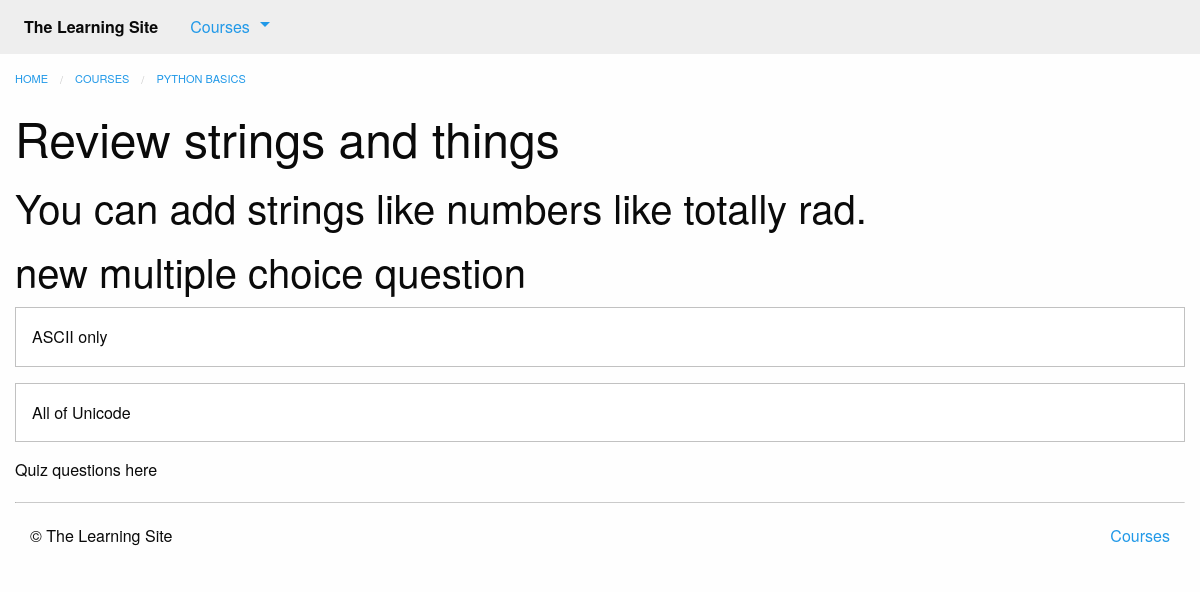
Page /courses/1/q2/ on the earlier database version.
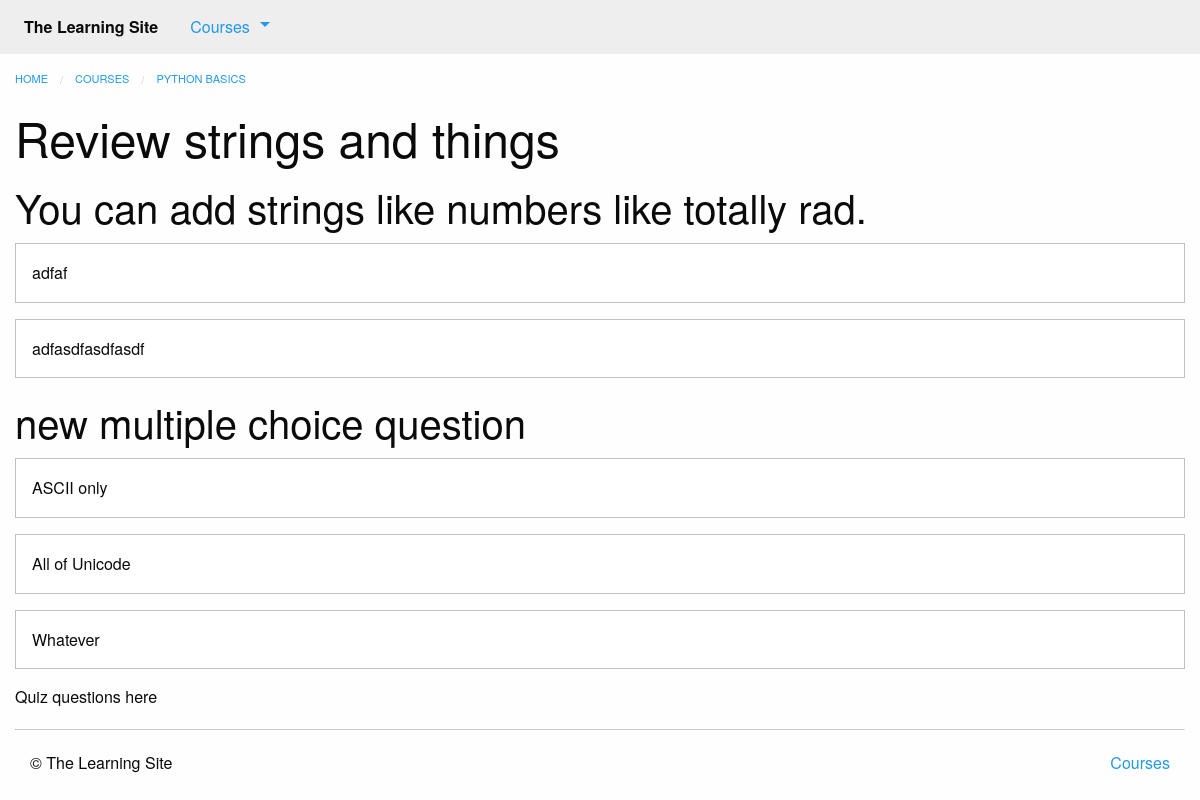
Same page on the later database version.
### courses/models.py (models this page shows, shortened)
class Question(models.Model):
    quiz = models.ForeignKey(Quiz)
    order = models.IntegerField(default=0)
    prompt = models.TextField()
    class Meta:
        ordering = ['order',]

class Answer(models.Model):
    question = models.ForeignKey(Question)
    order = models.IntegerField(default=0)
    text = models.CharField(max_length=255)
    correct = models.BooleanField(default=False)
    class Meta:
        ordering = ['order',]

### courses/views.py (the view)
# urls.py: url(r'(?P<course_pk>\d+)/q(?P<step_pk>\d+)/$', views.quiz_detail,
def quiz_detail(request, course_pk, step_pk):
    step = get_object_or_404(models.Quiz, course_id=course_pk, pk=step_pk)
    return render(request, 'courses/quiz_detail.html', {'step': step})

### courses/templatetags/course_extras.py (called while the page is built)
@register.inclusion_tag('courses/course_nav.html')
def nav_courses_list():
    courses = Course.objects.all()[:5]
    return {'courses': courses}

### courses/templates/courses/quiz_detail.html (shortened to what this page needs)
{% extends "courses/layout.html" %}
{% load course_extras %}
{% block breadcrumbs %}
    <li><a href="{% url 'courses:detail' pk=step.course.pk %}">{{ step.course.title }}</a></li>
{% endblock %}
{% block content %}
    <div class="row columns">
        <article>
            {{ block.super }}
            <h1>{{ step.title }}</h1>
            <ul class="no-bullet">
              {% for question in step.question_set.all %}
              <li>
                <h2>{{ question.prompt }}</h2>
                {% for answer in question.answer_set.all %}
                <div class="callout">{{ answer.text }}</div>
              {% endfor %}
              </li>
                {% endfor %}
            </ul>
            Quiz questions here
        </article>
    </div>
{% endblock %}

Differences in the rows shown:
added Answer: text "adfaf", shown under Question "You can add strings like numbers like totally rad."
added Answer: text "adfasdfasdfasdf", shown under Question "You can add strings like numbers like totally rad."
added Answer: text "Whatever", shown under Question "new multiple choice question"
